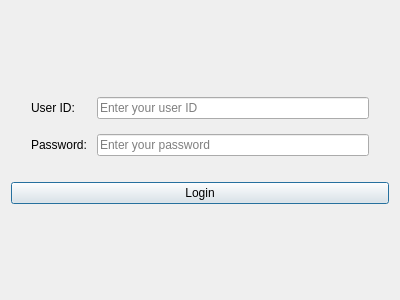
<?xml version="1.0" encoding="UTF-8"?>
<ui version="4.0">
 <class>LoginWindow</class>
 <widget class="QWidget" name="LoginWindow">
  <property name="geometry">
   <rect>
    <x>0</x>
    <y>0</y>
    <width>400</width>
    <height>300</height>
   </rect>
  </property>
  <property name="windowTitle">
   <string>HTS Login</string>
  </property>
  <layout class="QVBoxLayout" name="verticalLayout">
   <item>
    <spacer name="verticalSpacer_top">
     <property name="orientation">
      <enum>Qt::Orientation::Vertical</enum>
     </property>
     <property name="sizeHint" stdset="0">
      <size>
       <width>20</width>
       <height>40</height>
      </size>
     </property>
    </spacer>
   </item>
   <item>
    <layout class="QFormLayout" name="formLayout">
     <property name="horizontalSpacing">
      <number>10</number>
     </property>
     <property name="verticalSpacing">
      <number>15</number>
     </property>
     <property name="leftMargin">
      <number>20</number>
     </property>
     <property name="rightMargin">
      <number>20</number>
     </property>
     <item row="0" column="0">
      <widget class="QLabel" name="userIdLabel">
       <property name="text">
        <string>User ID:</string>
       </property>
      </widget>
     </item>
     <item row="1" column="0">
      <widget class="QLabel" name="passwordLabel">
       <property name="text">
        <string>Password:</string>
       </property>
      </widget>
     </item>
     <item row="1" column="1">
      <widget class="QLineEdit" name="passwordEdit">
       <property name="echoMode">
        <enum>QLineEdit::EchoMode::Password</enum>
       </property>
       <property name="placeholderText">
        <string>Enter your password</string>
       </property>
      </widget>
     </item>
     <item row="0" column="1">
      <widget class="QLineEdit" name="userIdEdit">
       <property name="placeholderText">
        <string>Enter your user ID</string>
       </property>
      </widget>
     </item>
    </layout>
   </item>
   <item>
    <widget class="QLabel" name="statusLabel">
     <property name="styleSheet">
      <string>QLabel { color: red; }</string>
     </property>
     <property name="text">
      <string/>
     </property>
     <property name="alignment">
      <set>Qt::AlignmentFlag::AlignCenter</set>
     </property>
    </widget>
   </item>
   <item>
    <widget class="QPushButton" name="loginButton">
     <property name="text">
      <string>Login</string>
     </property>
     <property name="default">
      <bool>true</bool>
     </property>
    </widget>
   </item>
   <item>
    <spacer name="verticalSpacer_bottom">
     <property name="orientation">
      <enum>Qt::Orientation::Vertical</enum>
     </property>
     <property name="sizeHint" stdset="0">
      <size>
       <width>20</width>
       <height>40</height>
      </size>
     </property>
    </spacer>
   </item>
  </layout>
 </widget>
 <resources/>
 <connections/>
</ui>
